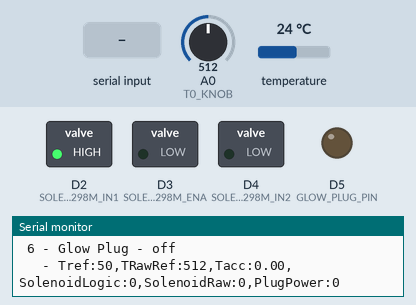
Simulated run of this sketch. Board: Arduino Nano 33 IoT. On the bench: switched loads named in the sketch (green lamp = pin HIGH), output pins drawn as LEDs (lit = HIGH), the last lines printed to the serial monitor. The inputs (shaded band) are chosen by the test bench; at power-on: A0 (T0_KNOB) = 512, temperature 24 °C.

Above: at 1.2 s.
1.3 s: "2" received over Serial
At 3.8 s:
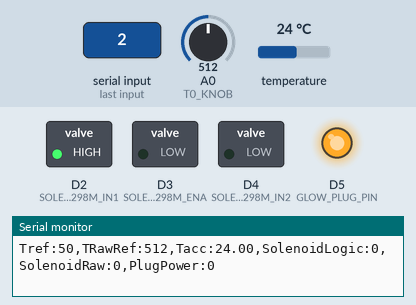
4.4 s: "0" received over Serial
Timing chart, 0 to 7.4 s (numbered marks = the images above; inputs shaded):
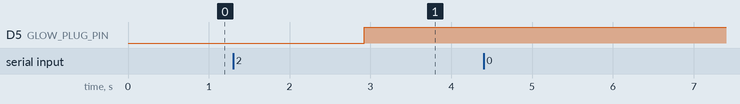

The sketch:

heater_on_oil.ino
```cpp
#include "stdint.h"
#include "src/appl/appl.h"
#include "src/temperature/temperature.h"

/* Setup and configuration */
void setup() {
  Appl_Init();
}

/* Main loop */
void loop() {
    static volatile uint32_t prevTime = 0U;
    static volatile uint32_t currTime = 0U;

    /* Get current time */
    currTime = millis();

    /* Check if 1ms has passed */
    if (currTime != prevTime)
    {
        /* Update tick variables */
        prevTime = currTime;
        /* Cyclic temperature update */
        Temperature_Cyclic();
        /* Call cyclical functions */
        Appl_Cyclic();
    }
}
```

appl.cpp
```cpp
#include "appl.h"
#include "../temperature/temperature.h"
#include "../glow_plug/glow_plug.h"
#include "../solenoid/solenoid.h"

#ifdef ARDUINO_SAMD_NANO_33_IOT
#define VOLTAGE_REF AR_EXTERNAL
#else
#define VOLTAGE_REF EXTERNAL
#endif

/* Global defines */
#define PWM_MAX_VALUE                       ((uint8_t)255U)

#define TERMINAL_BUFFER_SIZE                ((uint16_t)1024U)
#define TERMINAL_INTERFACE                  Serial

#define APPL_CYCLIC_PLOT_TIME_PERIOD        ((uint16_t)500U)
#define APPL_CYCLIC_TIME_PERIOD             ((uint16_t)1000U)
#define APPL_CYCLIC_GLOW_PLUG_TIME_PERIOD   ((uint16_t)5000U)

#define APPL_READ_INPUT_CARIAGE_RETURN_SIZE ((uint8_t)2U)
#define APPL_STATE_PRINT_MENU               '0'
#define APPL_STATE_ACTIVATE                 '1'
#define APPL_STATE_DEZACTIVATE              '2'
#define APPL_STATE_SOLENOID_CTRL_FULL_ON    '3'
#define APPL_STATE_SOLENOID_CTRL_FULL_OFF   '4'
#define APPL_STATE_GLOW_PLUG_ON             '5'
#define APPL_STATE_GLOW_PLUG_OFF            '6'
#define APPL_STATE_IDLE_STATE               '7'

/* Data type */
typedef struct appl_type
{
  uint16_t u16_plot_time;
  uint16_t u16_cyclic_time;
  uint16_t u16_glow_plug_test_time;
  uint8_t u08_pwm_power;
  char    ch_menuState[APPL_READ_INPUT_CARIAGE_RETURN_SIZE];
  char    ch_data_stream[TERMINAL_BUFFER_SIZE];
  union
  {
    struct
    {
      uint8_t b0_printOnce  :1;
      uint8_t bx_reserved   :7;
    } f;
    uint8_t u08_flags;
  } status;
} ts_appl_type;

/* Global variables */

/* Data stream sent to terminal */
static ts_appl_type appl_inst;

void Appl_Plot(void)
{
  if (appl_inst.u16_plot_time > 0)
  {
    appl_inst.u16_plot_time--;
  }
  else
  {
    /* Plot data */
    TERMINAL_INTERFACE.print("Tref:");
    TERMINAL_INTERFACE.print(Temperature_GetRef());
    TERMINAL_INTERFACE.print(",TRawRef:");
    TERMINAL_INTERFACE.print(Temperature_GetRawRef());
    TERMINAL_INTERFACE.print(",Tacc:");
    TERMINAL_INTERFACE.print(Temperature_GetAcc());
    TERMINAL_INTERFACE.print(",SolenoidLogic:");
    TERMINAL_INTERFACE.print(Solenoid_GetState());
    TERMINAL_INTERFACE.print(",SolenoidRaw:");
    TERMINAL_INTERFACE.print(Solenoid_GetRawState());
    TERMINAL_INTERFACE.print(",PlugPower:");
    TERMINAL_INTERFACE.println(GlwoPlug_GetCurrentPwm());
    /* Update interval */
    appl_inst.u16_plot_time = APPL_CYCLIC_PLOT_TIME_PERIOD;
  }
}

void Appl_FSTM(void)
{
  /* Read menu input mode */
  if (TERMINAL_INTERFACE.available())
  {
    TERMINAL_INTERFACE.readBytes(appl_inst.ch_menuState, APPL_READ_INPUT_CARIAGE_RETURN_SIZE);
  }

  /* Application's state machine */
  switch(appl_inst.ch_menuState[0U])
  {
    case APPL_STATE_PRINT_MENU: /* Print menu again */
    {
      /* Print menu */
      TERMINAL_INTERFACE.write("Menu:\n\r");
      TERMINAL_INTERFACE.write(" 0 - Print this menu\n\r");
      TERMINAL_INTERFACE.write(" 1 - Activate\n\r");
      TERMINAL_INTERFACE.write(" 2 - Dezactivate\n\r");
      TERMINAL_INTERFACE.write(" 3 - Solenoid valve control - close\n\r");
      TERMINAL_INTERFACE.write(" 4 - Solenoid valve control - open\n\r");
      TERMINAL_INTERFACE.write(" 5 - Glow Plug - on\n\r");
      TERMINAL_INTERFACE.write(" 6 - Glow Plug - off\n\r");
      TERMINAL_INTERFACE.write("   - ");
      /* Reset terminal print timer */
      appl_inst.u16_cyclic_time = APPL_CYCLIC_TIME_PERIOD;
      /* Go to idle state */
      appl_inst.ch_menuState[0U] = APPL_STATE_IDLE_STATE;
      break;
    }

    case APPL_STATE_ACTIVATE:
    {
      /* Activate and control the device */
      break;
    }

    case APPL_STATE_DEZACTIVATE:
    {
      GlowPlug_OnOff(STD_ON);
      Solenoid_OnOff(STD_OFF);
      /* Go to idle state */
      appl_inst.ch_menuState[0U] = APPL_STATE_IDLE_STATE;
      break;
    }

    case APPL_STATE_SOLENOID_CTRL_FULL_ON:
    {
      Solenoid_OnOff(STD_ON);
      /* Go to idle state */
      appl_inst.ch_menuState[0U] = APPL_STATE_IDLE_STATE;
      break;
    }

    case APPL_STATE_SOLENOID_CTRL_FULL_OFF:
    {
      Solenoid_OnOff(STD_OFF);
      /* Go to idle state */
      appl_inst.ch_menuState[0U] = APPL_STATE_IDLE_STATE;
      break;
    }

    case APPL_STATE_GLOW_PLUG_ON:
    {
      GlowPlug_OnOff(STD_ON);
      if (appl_inst.u16_glow_plug_test_time > 0U)
      {
          appl_inst.u16_glow_plug_test_time--;
      }
      else
      {
        /* Go to idle state */
        appl_inst.ch_menuState[0U] = APPL_STATE_GLOW_PLUG_OFF;
        /* Update time */
        appl_inst.u16_glow_plug_test_time = APPL_CYCLIC_GLOW_PLUG_TIME_PERIOD;
      }
      break;
    }

    case APPL_STATE_GLOW_PLUG_OFF:
    {
      GlowPlug_OnOff(STD_OFF);
      /* Go to idle state */
      appl_inst.ch_menuState[0U] = APPL_STATE_IDLE_STATE;
      /* Update time */
      appl_inst.u16_glow_plug_test_time = APPL_CYCLIC_GLOW_PLUG_TIME_PERIOD;
      break;
    }

    case APPL_STATE_IDLE_STATE:
    {
      /* Idle state. Do nothing */
      break;
    }

    default:
    {
      /* Do nothing */
      break;
    }
  }
}

void Appl_Init(void)
{
  /* Variable set */
  appl_inst.u16_plot_time = APPL_CYCLIC_PLOT_TIME_PERIOD;
  appl_inst.u16_cyclic_time = APPL_CYCLIC_TIME_PERIOD;
  appl_inst.u16_glow_plug_test_time = APPL_CYCLIC_GLOW_PLUG_TIME_PERIOD;
  appl_inst.u08_pwm_power = PWM_MAX_VALUE;
  appl_inst.ch_menuState[0U] = APPL_STATE_PRINT_MENU;
  appl_inst.status = { 1 };

  /* Configure Uart to see output results */
  TERMINAL_INTERFACE.begin(115200);

  /* Analog reference */
  analogReference(VOLTAGE_REF);
  /* Sensors */
  Temperature_Init();
  /* Actuators */
  GlowPlug_Init();
  /* Solenoid */
  Solenoid_Init();
}

void Appl_Cyclic(void)
{
  Appl_Plot();
  Appl_FSTM();
}
```

appl.h
```cpp
#ifndef __APPL_H__
#define __APPL_H__

#include "../common/common.h"

void ADC_Update(void);
void Appl_Init(void);
void Appl_Cyclic(void);

#endif /* __APPL_H__ */
```

common.h
```cpp
#ifndef __COMMON_H__
#define __COMMON_H__

#include <stdint.h>
#include <Arduino.h>

#define STD_OFF     ((uint8_t)0U)
#define STD_ON      ((uint8_t)1U)
#define STD_LOW     ((uint8_t)0U)
#define STD_HIGH    ((uint8_t)1U)

typedef uint8_t STD_OnOff;
typedef uint8_t STD_HighLow;

#endif /* __COMMON_H__ */
```

glow_plug.cpp
```cpp
#include "glow_plug.h"

#define GLOW_PLUG_PIN   5

#define GLOW_PLUG_POWER_OFF     ((uint8_t)0U)
#define GLOW_PLUG_POWER_ON_MAX  ((uint8_t)255U)

typedef struct glow_plug
{
    uint16_t u16_temp;
    uint8_t u8_pwm;
} ts_glow_plug;

static ts_glow_plug glow_plug_inst;

uint16_t GlwoPlug_GetCurrentPwm(void)
{
    return glow_plug_inst.u8_pwm;
}

void GlowPlug_SetPwm(uint16_t u16_pwm)
{
    if (u16_pwm > GLOW_PLUG_POWER_ON_MAX)
    {
        u16_pwm = GLOW_PLUG_POWER_ON_MAX;
    }

    analogWrite(GLOW_PLUG_PIN, u16_pwm);
}

void GlowPlug_OnOff(STD_OnOff on_off_state)
{
    if (on_off_state == STD_ON)
    {
        analogWrite(GLOW_PLUG_PIN, (int)GLOW_PLUG_POWER_ON_MAX);
    }
    else
    {
        analogWrite(GLOW_PLUG_PIN, (int)GLOW_PLUG_POWER_OFF);
    }
}

void GlowPlug_Init(void)
{
    pinMode(GLOW_PLUG_PIN, OUTPUT);
    GlowPlug_OnOff(STD_OFF);
}
```

glow_plug.h
```cpp
#ifndef __GLOW_PLUG_H__
#define __GLOW_PLUG_H__

#include "../common/common.h"

uint16_t GlwoPlug_GetCurrentPwm(void);
void GlowPlug_SetPwm(uint16_t u16_pwm);
void GlowPlug_OnOff(STD_OnOff on_off_state);

void GlowPlug_Init(void);

#endif /* __GLOW_PLUG_H__ */
```

solenoid.cpp
```cpp
#include "solenoid.h"

#define SOLENOID_L298M_ENA   3
#define SOLENOID_L298M_IN1   2
#define SOLENOID_L298M_IN2   4

#define SOLENOID_POWER_OFF     ((uint8_t)0U)
#define SOLENOID_POWER_ON_MAX  ((uint8_t)255U)

STD_HighLow Solenoid_GetState(void)
{
    return digitalRead(SOLENOID_L298M_ENA);
}

uint16_t Solenoid_GetRawState(void)
{
    uint16_t lu16_pwm = digitalRead(SOLENOID_L298M_ENA);

    return lu16_pwm;
}

void Solenoid_OnOff(STD_OnOff on_off_state)
{
    if (on_off_state == STD_ON)
    {
        analogWrite(SOLENOID_L298M_ENA, (int)SOLENOID_POWER_ON_MAX);
    }
    else
    {
        analogWrite(SOLENOID_L298M_ENA, (int)SOLENOID_POWER_OFF);
    }
}

void Solenoid_Init(void)
{
    /* Pin configuration */
    pinMode(SOLENOID_L298M_ENA, OUTPUT);
    pinMode(SOLENOID_L298M_IN1, OUTPUT);
    pinMode(SOLENOID_L298M_IN2, OUTPUT);
    /* Set solenoid direction and turn it off */
    digitalWrite(SOLENOID_L298M_IN1, HIGH);
    digitalWrite(SOLENOID_L298M_IN2, LOW);
    analogWrite(SOLENOID_L298M_ENA, 0);
}
```

solenoid.h
```cpp
#ifndef __SOLENOID_H__
#define __SOLENOID_H__

#include "../common/common.h"

STD_HighLow Solenoid_GetState(void);
uint16_t Solenoid_GetRawState(void);
void Solenoid_OnOff(STD_OnOff on_off_state);
void Solenoid_Init(void);

#endif /* __SOLENOID_H__ */
```

temperature.cpp
```cpp
#include "../common/common.h"
#include "OneWire.h"
#include "DallasTemperature.h"

#define T0_KNOB   PIN_A0
// #define T1_KNOB   PIN_A1
#define T0_KNOB_MAX_ADC     ((uint16_t)1023U)
#define TEMPERATURE_REF_MAX ((uint8_t)100U)

#define DS18B20_PIN 8
#define TEMPERATURE_REQUEST_TIME_PERIOD ((uint16_t)1000U)

/* Private variables */
static OneWire oneWire(DS18B20_PIN);
static DallasTemperature sensors(&oneWire);

static uint16_t u16_cyclic_time = 0U;
static float gf_acc_temp;

float Temperature_GetAcc(void)
{
    return gf_acc_temp;
}

uint8_t Temperature_GetRef(void)
{
    uint16_t lu16_adc = 0U;
    uint8_t lu08_temp = 0;

    /* Read ADC value of current temperature */
    lu16_adc = analogRead(T0_KNOB);

    /* Convert adc to desired temperature */
    lu08_temp = (uint8_t)(((uint32_t)lu16_adc * TEMPERATURE_REF_MAX) / T0_KNOB_MAX_ADC);

    return lu08_temp;
}

uint16_t Temperature_GetRawRef(void)
{
    uint16_t lu16_adc = 0U;

    /* Read ADC value of current temperature */
    lu16_adc = analogRead(T0_KNOB);

    return lu16_adc;
}

void Temperature_Init(void)
{
    u16_cyclic_time = TEMPERATURE_REQUEST_TIME_PERIOD;
    /* Select temperature sensro from bus */
    sensors.begin();
}

void Temperature_Cyclic(void)
{
    if (u16_cyclic_time > 0U)
    {
        u16_cyclic_time--;
    }
    else
    {
        /* Request temperature */
        sensors.requestTemperatures();
        gf_acc_temp = sensors.getTempCByIndex(0);

        /* Update variables */
        u16_cyclic_time = TEMPERATURE_REQUEST_TIME_PERIOD;
    }
}
```

temperature.h
```cpp
#ifndef __TEMPERATURE_H__
#define __TEMPERATURE_H__

#include "../common/common.h"

float Temperature_GetAcc(void);
uint16_t Temperature_GetRawRef(void);
uint8_t Temperature_GetRef(void);
void Temperature_Init(void);
void Temperature_Cyclic(void);

#endif /* __TEMPERATURE_H__ */
```

Measured:
- after the input at 1.3 s, D5 (GLOW_PLUG_PIN): LOW → HIGH after 1.6 s
